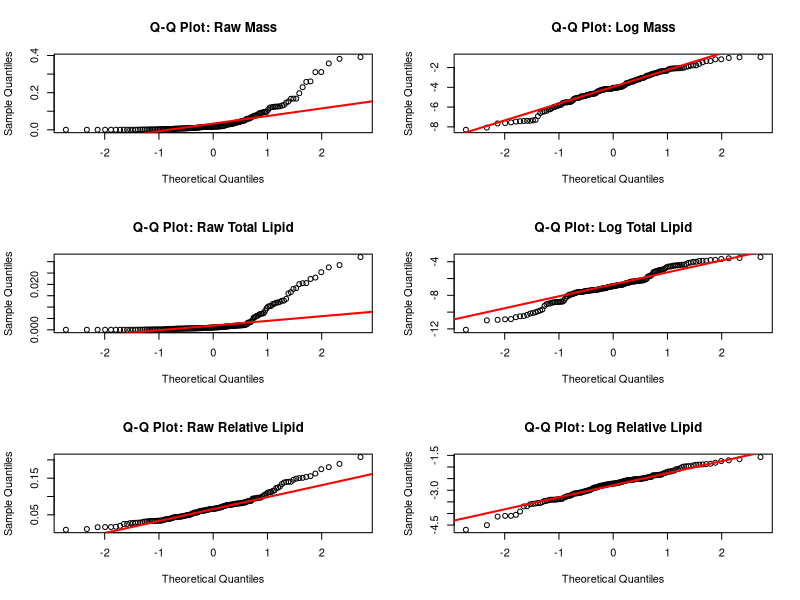
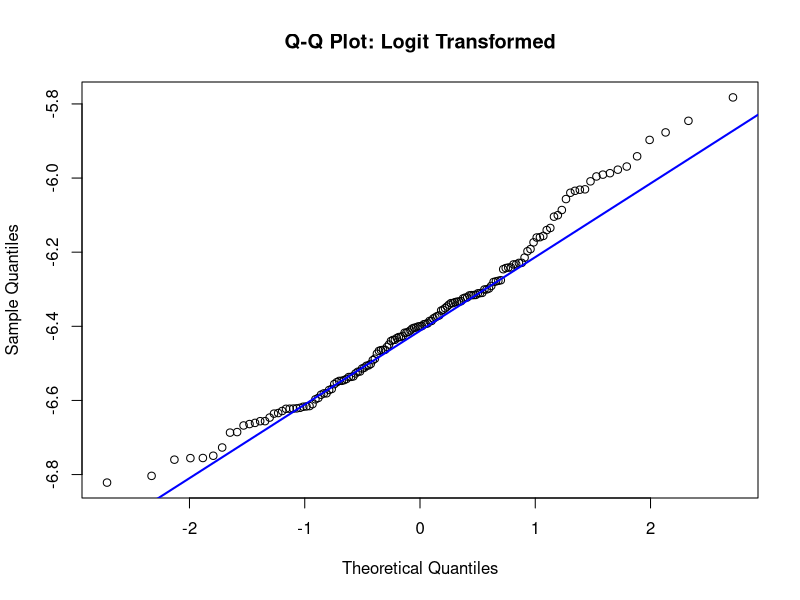

These figures' R source, in order: (Note: this script raises an error after producing the figures.)
# =========================================================
# 1. SETUP
# =========================================================
library(tidyverse)
library(ggpubr)
library(emmeans)
library(ggrepel)
library(ggplot2)

# Load Data
df <- read.csv("FebInsectNutrition.csv", check.names = FALSE)

# =========================================================
# 2. DATA CALCULATION -> Accounting for multiple individuals per sample
# =========================================================
df_clean <- df %>%
  select(Order, Family, Month, Quantity, Size, Sample_ID, Insect_Weight, Dry_Weight, Lipid_Free_Weight) %>%
  filter(!is.na(Order), !is.na(Family), !is.na(Month), 
         !is.na(Insect_Weight), !is.na(Dry_Weight), !is.na(Lipid_Free_Weight)) %>%
  mutate(
    # Format Month order
    Month = factor(Month, levels = c("May", "June", "July", "August", "September")),
    
    # Create Family Label (Preserving your Size Groups for plotting/analysis)
    Size_Label = ifelse(Size == "" | is.na(Size), Family, paste0(Family, " (", Size, ")")),
    Taxon_Group = Size_Label,
    
    # METRICS
    Mass_Ind = Insect_Weight / Quantity,
    Lipid_Total = (Dry_Weight - Lipid_Free_Weight) / Quantity,
    Lipid_Rel_Pct = ((Dry_Weight - Lipid_Free_Weight) / Insect_Weight)
  ) %>%
  # Filter valid data (>0 is required for Log transformation)
  filter(Mass_Ind > 0, Lipid_Total > 0, Lipid_Rel_Pct > 0) %>%
  mutate(
    # --- LOG TRANSFORMATIONS (FOR ALL 3) ---
    Log_Mass = log(Mass_Ind),
    Log_Lipid_Total = log(Lipid_Total),
    Logit_Lipid_Rel = log(Lipid_Rel_Pct)
  )

# =========================================================
# ADD LIFE HISTORY COLUMN
# =========================================================

df_clean <- df_clean %>%
  mutate(
    Life_History = case_when(
      # Slow Life History (Long-lived, high investment)
      Order %in% c("Lepidoptera", "Coleoptera") ~ "Slow",
      
      # Fast Life History (Short-lived, ephemeral)
      Order %in% c("Trichoptera", "Diptera", "Ephemeroptera") ~ "Fast",
      
      # Catch-all for any other orders not listed
      TRUE ~ "Other"
    )
  )

# Check to ensure it worked
print(table(df_clean$Order, df_clean$Life_History))

# =========================================================
# 3. NORMALITY TESTING (Raw vs. Log)
# =========================================================

print("=== SHAPIRO-WILK NORMALITY TESTS ===")

# A. Mass (Size)
print("--- 1. Individual Mass ---")
print(paste("Raw Data p:", format(shapiro.test(df_clean$Mass_Ind)$p.value, digits=3)))
print(paste("Log Data p:", format(shapiro.test(df_clean$Log_Mass)$p.value, digits=3)))

# B. Total Lipid Content
print("--- 2. Total Lipid Content ---")
print(paste("Raw Data p:", format(shapiro.test(df_clean$Lipid_Total)$p.value, digits=3)))
print(paste("Log Data p:", format(shapiro.test(df_clean$Log_Lipid_Total)$p.value, digits=3)))

# C. Relative Lipid Content
print("--- 3. Relative Lipid Content ---")
print(paste("Raw Data p:", format(shapiro.test(df_clean$Lipid_Rel_Pct)$p.value, digits=3)))
print(paste("Log Data p:", format(shapiro.test(df_clean$Logit_Lipid_Rel)$p.value, digits=3)))

##log didn't help, inspecting with qq
# Set up a 3x2 grid to view all plots at once
par(mfrow=c(3,2))

# --- 1. INDIVIDUAL MASS ---
# Raw
qqnorm(df_clean$Mass_Ind, main="Q-Q Plot: Raw Mass")
qqline(df_clean$Mass_Ind, col="red", lwd=2)

# Log
qqnorm(df_clean$Log_Mass, main="Q-Q Plot: Log Mass")
qqline(df_clean$Log_Mass, col="red", lwd=2)

# --- 2. TOTAL LIPID CONTENT ---
# Raw
qqnorm(df_clean$Lipid_Total, main="Q-Q Plot: Raw Total Lipid")
qqline(df_clean$Lipid_Total, col="red", lwd=2)

# Log
qqnorm(df_clean$Log_Lipid_Total, main="Q-Q Plot: Log Total Lipid")
qqline(df_clean$Log_Lipid_Total, col="red", lwd=2)

# --- 3. RELATIVE LIPID CONTENT ---
# Raw
qqnorm(df_clean$Lipid_Rel_Pct, main="Q-Q Plot: Raw Relative Lipid")
qqline(df_clean$Lipid_Rel_Pct, col="red", lwd=2)

# Log
qqnorm(df_clean$Logit_Lipid_Rel, main="Q-Q Plot: Log Relative Lipid")
qqline(df_clean$Logit_Lipid_Rel, col="red", lwd=2)

# Reset plot layout to default
par(mfrow=c(1,1))

###Relative lipid might beneift from logit, or could leave?

# Option B: Logit Transformation
# We add a tiny constant (0.01) to avoid infinite values if you have exact 0% or 100%
df_clean$Logit_Lipid_Rel <- log((df_clean$Lipid_Rel_Pct / 100 + 0.001) / (1 - (df_clean$Lipid_Rel_Pct / 100) + 0.001))

# 2. Run Shapiro-Wilk Tests
print("--- Shapiro-Wilk Results ---")
print(paste("Logit p:  ", format(shapiro.test(df_clean$Logit_Lipid_Rel)$p.value, digits=3)))

# Plot B: Logit
qqnorm(df_clean$Logit_Lipid_Rel, main="Q-Q Plot: Logit Transformed")
qqline(df_clean$Logit_Lipid_Rel, col="blue", lwd=2)


# =========================================================
# ADD Mouth column
# =========================================================
# 1. CREATE THE MOUTH LOOKUP TABLE
# Transcribed exactly from your updated image (image_2dfeff.png)
mouth_data <- tribble(
  ~Family,          ~Mouth_Type,
  "Geometridae",    "yes",
  "Crambidae",      "yes",
  "Noctuidae",      "yes",
  "Lasiocampidae",  "no",
  "Nematocera",     "yes",
  "Carabidae",      "yes",
  "Brachycera",     "yes",
  "Leptoceridae",   "yes",
  "Notodontidae",   "no",
  "Elateridae",     "yes",
  "Erebidae",       "mixed",
  "Pyralidae",      "yes",
  "Microlep",       "yes",
  "Gelechiidae",    "yes",
  "Caenidae",       "no",
  "Hydroptilidae",  "yes",
  "Limnephilidae",  "yes",
  "Heptageniidae",  "no",
  "Ephemeridae",    "no",
  "Cosmopterigidae","yes",
  "Heteroceridae",  "yes",
  "Staphylinidae",  "yes",
  "Tortricidae",    "yes",
  "Silphidae",      "yes",
  "Phryganeidae",   "no",
  "Helicopsychidae", "yes",
)

# =========================================================
# 4. TWO-WAY ANOVA (Order + Month)
# =========================================================
# --- Order Level Models ---
mod_ord_mass  <- lm(Log_Mass ~ Order + Mouth_Type + Month, data = df_clean)
mod_ord_total <- lm(Log_Lipid_Total ~ Order + Mouth_Type + Month, data = df_clean)
mod_ord_rel   <- lm(Logit_Lipid_Rel ~ Order + Mouth_Type + Month, data = df_clean)

# Print Results
print("=== ANOVA RESULTS (Two-Way: Taxonomy + Month) ===")
print("--- 1. Size (Log Mass) ---")
print(anova(mod_ord_mass))

print("--- 2. Total Lipid Content (Log) ---")
print(anova(mod_ord_total))

print("--- 3. Relative Lipid Content (Log) ---")
print(anova(mod_ord_rel))

# --- B. Create Filtered Data (Remove Singletons so we can run anova on families) ---
counts <- df_clean %>%
  group_by(Taxon_Group) %>%
  tally()

valid_groups <- counts %>%
  filter(n >= 2) %>%
  pull(Taxon_Group)

# Create the specific dataset for Family Analysis
df_fam_valid <- df_clean %>%
  filter(Taxon_Group %in% valid_groups)

#Check to see how many families were retained
print(paste("Original Families:", nrow(counts)))
print(paste("Valid Families (N>=2):", length(valid_groups)))

# --- C. Family Level Models (Run on FILTERED Data) ---
# Note: We name these '_valid' so they match your post-hoc code later
mod_fam_mass_valid  <- lm(Log_Mass ~  Mouth_Type + Taxon_Group + Month, data = df_fam_valid)
mod_fam_total_valid <- lm(Log_Lipid_Total ~ Mouth_Type + Taxon_Group + Month, data = df_fam_valid)
mod_fam_rel_valid   <- lm(Logit_Lipid_Rel ~ Mouth_Type + Taxon_Group + Month, data = df_fam_valid)

print("=== ANOVA RESULTS (Family Level: Valid N > 1) ===")
print("--- 2. Family Level ---")
print(anova(mod_fam_mass_valid))
print(anova(mod_fam_total_valid))
print(anova(mod_fam_rel_valid))
summary(mod_fam_mass_valid)

# =========================================================
# 5. SCIENTIFIC PLOTTING (Boxplots)
# =========================================================

# We use the RAW data for the axes, but apply 'scale_y_log10'

create_boxplot <- function(data, x_var, y_var, fill_var, title_text, y_label) {
  ggplot(data, aes(x = .data[[x_var]], y = .data[[y_var]], color = .data[[fill_var]])) +
    geom_boxplot(outlier.shape = NA, width = 0.6) +
    geom_jitter(width = 0.2, alpha = 0.5, size = 1.5) +
    coord_flip() +
    scale_y_log10() + 
    theme_bw() +
    theme(legend.position = "none",
          axis.text.y = element_text(face = "bold")) +
    labs(title = title_text, y = y_label, x = "")
}

# 1. Mass (Size)
p_ord_mass <- create_boxplot_clean(
  data = df_clean, 
  x_var = "Order", 
  y_var = "Mass_Ind", 
  fill_var = "Order",
  title_text = "Order: Individual Size", 
  y_label = "Mass (g) - Log Scale",
  model = mod_ord_mass
)

# 2. Total Lipid
p_ord_total <- create_boxplot_clean(
  data = df_clean, 
  x_var = "Order", 
  y_var = "Lipid_Total", 
  fill_var = "Order",
  title_text = "Order: Total Lipid Content", 
  y_label = "Total Lipid (g) - Log Scale",
  model = mod_ord_total
)

# 3. Relative Lipid
p_ord_rel <- create_boxplot_clean(
  data = df_clean, 
  x_var = "Order", 
  y_var = "Lipid_Rel_Pct", 
  fill_var = "Order",
  title_text = "Order: Relative Lipid Content", 
  y_label = "Relative Lipid (Proportion) - Log Scale",
  model = mod_ord_rel
)

# Print
print(p_ord_mass)
print(p_ord_total)
print(p_ord_rel)

# --- Family Level Plots Unordered, better for comparisions between groups---
p_fam_mass <- create_boxplot(df_clean, "Sample_ID", "Mass_Ind", "Order", 
                             "Family: Individual Size", "Mass (g) - Log Scale") + 
  facet_grid(Order ~ ., scales = "free_y", space = "free_y")

p_fam_total <- create_boxplot(df_clean, "Sample_ID", "Lipid_Total", "Order", 
                              "Family: Total Lipid Content", "Total Lipid (g) - Log Scale") + 
  facet_grid(Order ~ ., scales = "free_y", space = "free_y")

p_fam_rel <- create_boxplot(df_clean, "Sample_ID", "Lipid_Rel_Pct", "Order", 
                            "Family: Relative Lipid Content", "Relative Lipid (Proportion) - Log Scale") + 
  facet_grid(Order ~ ., scales = "free_y", space = "free_y")

print(p_fam_mass)
print(p_fam_total)
print(p_fam_rel)

# =========================================================
# 6. POST-HOC COMPARISONS (Pairwise Tukey Tests)
# =========================================================

# --- Helper Function: Show ALL Pairs ---
print_all_contrasts <- function(model, factor_name, metric_label) {
  cat(paste0("\n>>> PAIRWISE COMPARISONS (ALL): ", metric_label, " <<<\n"))
  
  emm <- emmeans(model, specs = factor_name)
  
  # We use dplyr::select to prevent conflicts with other packages
  res <- as.data.frame(pairs(emm, adjust = "tukey")) %>%
    mutate(
      estimate = round(estimate, 3),
      p.value  = format.pval(p.value, digits = 3)
    ) %>%
    dplyr::select(contrast, estimate, p.value)
  
  print(res)
  
  cat("------------------------------------------------------\n")
}

# --- Helper Function: Show SIGNIFICANT Pairs Only ---
print_significant_contrasts <- function(model, factor_name, metric_label) {
  cat(paste0("\n>>> PAIRWISE COMPARISONS (SIGNIFICANT): ", metric_label, " <<<\n"))
  
  emm <- emmeans(model, specs = factor_name)
  
  res <- as.data.frame(pairs(emm, adjust = "tukey")) %>%
    filter(p.value < 0.05) %>%
    mutate(
      estimate = round(estimate, 3),
      p.value  = format.pval(p.value, digits = 3)
    ) %>%
    dplyr::select(contrast, estimate, p.value)
  
  if(nrow(res) > 0) {
    print(res)
  } else {
    cat("No significant pairwise differences found.\n")
  }
  cat("------------------------------------------------------\n")
}

# --- A. ORDER LEVEL (Show All Pairs) ---
print("=== 1. ORDER COMPARISONS ===")
print_all_contrasts(mod_ord_mass,  "Order", "Size")
print_all_contrasts(mod_ord_total, "Order", "Total Lipid")
print_all_contrasts(mod_ord_rel,   "Order", "Relative Lipid")

# --- B. FAMILY LEVEL (Show Significant Only) ---
print("=== 2. FAMILY COMPARISONS (Valid N>1) ===")
# Ensure you run this on the VALID family models from Step 5
print_significant_contrasts(mod_fam_mass_valid,  "Taxon_Group", "Size")
print_significant_contrasts(mod_fam_total_valid, "Taxon_Group", "Total Lipid")
print_significant_contrasts(mod_fam_rel_valid,   "Taxon_Group", "Relative Lipid")

# =========================================================
# 1. HELPER: EXTRACT SIGNIFICANT PAIRS
# =========================================================
get_tukey_data <- function(model, x_col) {
  # Get Emmeans
  emm <- emmeans(model, specs = x_col)
  
  # Get significant pairs only
  stats <- as.data.frame(pairs(emm, adjust = "tukey")) %>%
    filter(p.value < 0.05) %>%
    mutate(
      # Simplified Label: Just a "*" for any significant difference
      label = "*",
      # Ensure contrast is character to split it
      contrast = as.character(contrast)
    ) %>%
    separate(contrast, into = c("group1", "group2"), sep = " - ")
  
  return(stats)
}

# =========================================================
# 2. UPDATED PLOTTING FUNCTION (Auto-Stacking)
# =========================================================
create_boxplot_clean <- function(data, x_var, y_var, fill_var, title_text, y_label, model = NULL) {
  
  # 1. Calculate the starting height for brackets
  # We start drawing 10% above the highest data point
  max_val <- max(data[[y_var]], na.rm = TRUE)
  start_y <- max_val * 1.1 
  
  # 2. Base Plot
  p <- ggplot(data, aes(x = .data[[x_var]], y = .data[[y_var]], color = .data[[fill_var]])) +
    geom_boxplot(outlier.shape = NA, width = 0.6) +
    geom_jitter(width = 0.2, alpha = 0.5, size = 1.5) +
    
    # Log Scale
    scale_y_log10() + 
    
    # Theme
    theme_bw() +
    theme(legend.position = "none",
          axis.text.y = element_text(face = "bold", size = 10)) +
    labs(title = title_text, y = y_label, x = "") +
    coord_flip() 
  
  # 3. Add Brackets (If model provided)
  if (!is.null(model)) {
    stat.test <- get_tukey_data(model, x_var)
    
    if (nrow(stat.test) > 0) {
      # We assign the SAME y.position to all brackets initially
      stat.test$y.position <- start_y
      
      # We use 'step.increase' to automatically stack them 
      # 0.1 adds 10% spacing between each bracket
      p <- p + stat_pvalue_manual(
        stat.test, 
        label = "label", 
        y.position = "y.position",
        step.increase = 0.12,    # <--- This fixes the overlapping!
        coord.flip = TRUE,       # Essential for flipped plots
        size = 6,                # Size of the star
        bracket.size = 0.8,
        tip.length = 0.01
      )
      
      # Expand the plot limits so the highest bracket doesn't get cut off
      # We estimate how much space we need based on number of comparisons
      expansion_factor <- 1.1 + (nrow(stat.test) * 0.15)
      p <- p + expand_limits(y = max_val * expansion_factor)
    }
  }
  
  return(p)
}


##Paired family comparisons 
# --- C. Family Level Models (Run on FILTERED Data) ---
# Removing the life_history so we can visual straight forward comparisons 
mod_fam_mass_valid1  <- lm(Log_Mass ~ Taxon_Group + Month, data = df_fam_valid)
mod_fam_total_valid1 <- lm(Log_Lipid_Total ~  Taxon_Group + Month, data = df_fam_valid)
mod_fam_rel_valid1   <- lm(Logit_Lipid_Rel ~ Taxon_Group + Month, data = df_fam_valid)

# Function to create a clean Significance Heatmap
create_significance_heatmap <- function(model, factor_name, title_text) {
  
  # 1. Get Pairwise Comparisons
  emm <- emmeans(model, specs = factor_name)
  pairs_data <- as.data.frame(pairs(emm, adjust = "tukey")) %>%
    separate(contrast, into = c("Group1", "Group2"), sep = " - ") %>%
    mutate(
      p_bin = ifelse(p.value < 0.05, "Significant", "NS"),
      # Create a clean label for the tooltip/plot
      star = ifelse(p.value < 0.001, "***", 
                    ifelse(p.value < 0.01, "**", 
                           ifelse(p.value < 0.05, "*", "")))
    )
  
  # 2. Plot Matrix
  ggplot(pairs_data, aes(x = Group1, y = Group2, fill = p_bin)) +
    geom_tile(color = "white") +
    geom_text(aes(label = star), vjust = 0.7) + # Adds stars to significant squares
    scale_fill_manual(values = c("Significant" = "#FF6B6B", "NS" = "grey90"), 
                      name = "Tukey P-Value") +
    theme_minimal() +
    theme(
      axis.text.x = element_text(angle = 45, hjust = 1, size = 8),
      axis.text.y = element_text(size = 8),
      panel.grid = element_blank()
    ) +
    labs(title = title_text, x = "", y = "") +
    coord_fixed()
}

# Generate Heatmaps for your Valid Family Models
p_matrix_mass <- create_significance_heatmap(mod_fam_mass_valid1, "Taxon_Group", "Mass Significance Matrix")
p_matrix_total <- create_significance_heatmap(mod_fam_total_valid1, "Taxon_Group", "Total Lipid Significance Matrix")
p_matrix_rel <- create_significance_heatmap(mod_fam_rel_valid1, "Taxon_Group", "Relative Lipid Content: Significance Matrix")

print(p_matrix_mass)
print(p_matrix_total)
print(p_matrix_rel)


# =========================================================
# Biplot
# =========================================================

# 1. PREPARE THE DATA 
df_tradeoff <- df_clean %>%
  # Add Life_History to the grouping so it stays in the summary
  group_by(Order, Taxon_Group, Life_History) %>%
  summarise(
    Mean_Mass = mean(Mass_Ind, na.rm = TRUE),
    Mean_Quality = mean(Lipid_Rel_Pct, na.rm = TRUE),
    Count = n(),
    .groups = "drop"
  ) %>%
  filter(Count >= 2)

# 2. GENERATE THE PLOT
plot_tradeoff_circles <- ggplot(df_tradeoff, aes(x = Mean_Mass, y = Mean_Quality, color = Order)) +
  
  # A. The Grouping Circles (Ellipses)
  # We use 'stat_ellipse' to draw a circle around the Life History groups
  # alpha = 0.1 makes the fill very faint so it doesn't hide the points

  
  # B. The Points
  geom_point(size = 4, alpha = 0.9) +
  
  # C. The Labels
  geom_text_repel(aes(label = Taxon_Group), 
                  size = 3, 
                  box.padding = 0.5, 
                  max.overlaps = 30,
                  show.legend = FALSE) +
  
  # D. Scales & Colors
  scale_x_log10() + 
  
  # E. Reference Line
  geom_hline(yintercept = mean(df_clean$Lipid_Rel_Pct, na.rm=TRUE), 
             linetype = "dashed", color = "grey50") +
  
  # F. Formatting
  theme_bw() +
  labs(
    title = "The Trade-off: Quantity vs. Quality (Grouped by Life History)",
    x = "Quantity: Individual Mass (g) [Log Scale]",
    y = "Quality: Relative Lipid Content (Proportion)",
    fill = "Life History",
    linetype = "Life History"
  ) +
  theme(
    legend.position = "bottom",
    axis.title = element_text(face = "bold"),
    plot.title = element_text(face = "bold")
  )

# Print
print(plot_tradeoff_circles)

#####Size driver

# 1. RUN THE LINEAR MODEL
# We use the Log-Log version because biological scaling is almost always power-law.
mod_allometry <- lm(Log_Lipid_Total ~ Log_Mass, data = df_clean)

print("=== MODEL SUMMARY: DOES SIZE PREDICT FAT? ===")
summary(mod_allometry)

# 2. VISUALIZE THE RELATIONSHIP
ggplot(df_clean, aes(x = Log_Mass, y = Log_Lipid_Total)) +
  
  # A. The Points (Colored by Order to see if groups differ)
  geom_point(aes(color = Order), alpha = 0.6, size = 2) +
  
  # B. The Regression Line (The "Slope")
  geom_smooth(method = "lm", color = "black", linetype = "dashed") +
  
  # C. Identity Line (Slope = 1) for comparison
  # If the black dashed line is steeper than this gray line, big bugs are "fatter."
  geom_abline(slope = 1, intercept = coef(mod_allometry)[1], color = "grey", linetype = "dotted") +
  
  theme_bw() +
  labs(
    title = "Allometry of Fat Storage",
    subtitle = "Black Line = Actual Trend. Dotted Grey = 1:1 Scaling (Isometric).",
    x = "Insect Size (Log Mass)",
    y = "Total Lipid Content (Log Mass)",
    color = "Order"
  )



##Mass predicting relative lipid


library(tidyverse)
library(scales) # For percentage labels

# 1. RUN THE LINEAR MODEL
# We use Log_Weight (Size) to predict Lipid_Rel_Pct (Quality).
# If the slope is positive, big bugs are better. If negative, big bugs are worse.
mod_tradeoff <- lm(Logit_Lipid_Rel ~ Log_Mass, data = df_clean)

print("=== MODEL SUMMARY: DOES MASS PREDICT QUALITY? ===")
summary(mod_tradeoff)

# 2. VISUALIZE THE RELATIONSHIP
ggplot(df_clean, aes(x = Log_Mass, y = Logit_Lipid_Rel)) +
  
  # A. The Points (Colored by Order to spot group differences)
  geom_point(aes(color = Order), alpha = 0.6, size = 2) +
  
  # B. The Regression Line (The "Slope")
  geom_smooth(method = "lm", color = "black", linetype = "dashed") +
  
  # C. Scales & Formatting
  scale_y_continuous(labels = scales::percent) + # Show Y-axis as 5%, 10%
  
  theme_bw() +
  labs(
    title = "Quality-Quantity Trade-off",
    subtitle = "Does being larger (Mass) mean being fattier (Relative Lipid)?",
    x = "Insect Size (Log Mass)",
    y = "Nutritional Quality (Relative Lipid %)",
    color = "Order"
  )












#####Old code below

#add mouth part
library(tidyverse)

# 1. CREATE THE MOUTH LOOKUP TABLE
# Transcribed exactly from your updated image (image_2dfeff.png)
mouth_data <- tribble(
  ~Family,          ~Mouth_Type,
  "Geometridae",    "yes",
  "Crambidae",      "yes",
  "Noctuidae",      "yes",
  "Lasiocampidae",  "no",
  "Nematocera",     "yes",
  "Carabidae",      "yes",
  "Brachycera",     "yes",
  "Leptoceridae",   "yes",
  "Notodontidae",   "no",
  "Elateridae",     "yes",
  "Erebidae",       "mixed",
  "Pyralidae",      "yes",
  "Microlep",       "yes",
  "Gelechiidae",    "yes",
  "Caenidae",       "no",
  "Hydroptilidae",  "yes",
  "Limnephilidae",  "yes",
  "Heptageniidae",  "no",
  "Ephemeridae",    "no",
  "Cosmopterigidae","yes",
  "Heteroceridae",  "yes",
  "Staphylinidae",  "yes",
  "Tortricidae",    "yes",
  "Silphidae",      "yes",
  "Phryganeidae",   "no",
  "Helicopsychidae", "yes",
)

# 2. STANDARDIZE THE LABELS
# We map the raw "yes/no/mixed" to scientific terms.
mouth_data <- mouth_data %>%
  mutate(
    Feeding_Strategy = case_when(
      Mouth_Type == "no"    ~ "Capital (Non-Feeding)",
      Mouth_Type == "yes"   ~ "Income (Feeding)",
      Mouth_Type == "mixed" ~ "Mixed/Variable",
      TRUE ~ "Unknown"
    )
  )

# 3. MERGE WITH YOUR MAIN DATA
# We overwrite df_clean with the new version containing the 'Feeding_Strategy' column
df_clean <- df_clean %>%
  # Remove the old Feeding_Strategy column if it exists to avoid duplicates
  select(-any_of(c("Mouth_Type", "Feeding_Strategy"))) %>%
  left_join(mouth_data, by = "Family")

# Check for any families that didn't match (returns 0 rows if perfect)
print("=== FAMILIES MISSING MOUTH DATA ===")
print(df_clean %>% filter(is.na(Feeding_Strategy)) %>% distinct(Family))

# 4. RUN THE STATISTICAL TEST
# Does this biological trait predict fat content better than random chance?
mod_mouth <- lm(Logit_Lipid_Rel ~ Feeding_Strategy +Taxon_Group, data = df_clean)

print("=== ANOVA: FEEDING STRATEGY VS. FAT CONTENT ===")
print(anova(mod_mouth))
summary(mod_mouth)

# 5. VISUALIZE THE RESULTS
ggplot(df_clean %>% filter(!is.na(Feeding_Strategy)), 
       aes(x = Feeding_Strategy, y = Lipid_Rel_Pct, fill = Feeding_Strategy)) +
  geom_boxplot(alpha = 0.6, outlier.shape = NA) +
  geom_jitter(width = 0.2, alpha = 0.4) +
  scale_y_continuous(labels = scales::percent) +
  scale_fill_manual(values = c("Capital (Non-Feeding)" = "#E69F00", 
                               "Income (Feeding)" = "#56B4E9",
                               "Mixed/Variable" = "grey70")) +
  theme_bw() +
  labs(
    title = "Does having a mouth predict fat content?",
    subtitle = "Comparison of Capital vs. Income vs. Mixed strategies",
    x = "Feeding Strategy",
    y = "Relative Lipid Content (%)"
  ) +
  theme(legend.position = "none")


####Mouth parts biplot
library(dplyr)

df_tradeoff <- df_clean %>%
  # Group by Family (so we get one dot per family)
  # But also include Order and Mouthparts so those columns stay in the result
  group_by(Family, Order, Mouth_Type) %>% 
  summarize(
    Mean_Mass = mean(Mass_Ind, na.rm = TRUE),
    Mean_Quality = mean(Lipid_Rel_Pct, na.rm = TRUE),
    Taxon_Group = first(Family), # Change label to Family name
    .groups = "drop"
  )

# Check the result: You should see many more rows now (one for each Family)
head(df_tradeoff)

plot_tradeoff_mouthparts <- ggplot(df_tradeoff, aes(x = Mean_Mass, y = Mean_Quality, color = Order)) +
  
  # A. The Grouping Circles (Ellipses)
  # We use 'Mouthparts' for the groups
  stat_ellipse(aes(group = Mouth_Type, fill = Mouth_Type), 
               geom = "polygon", alpha = 0.1, show.legend = TRUE) +
  
  # A2. Outlines for the circles
  stat_ellipse(aes(group = Mouth_Type, linetype = Mouth_Type), 
               geom = "path", color = "grey40", alpha = 0.6) +
  
  # B. The Points (Now representing Families)
  geom_point(size = 3, alpha = 0.8) +
  
  # C. The Labels (Family Names)
  geom_text_repel(aes(label = Taxon_Group), 
                  size = 3, 
                  box.padding = 0.4, 
                  max.overlaps = 20,
                  show.legend = FALSE) +
  
  # D. Scales & Colors
  scale_x_log10() + 
  
  # Colors for Mouthparts (Make sure these match your data: "Yes", "No", "Mixed")
  scale_fill_manual(values = c("yes" = "forestgreen", 
                               "no" = "firebrick", 
                               "mixed" = "orange")) +
  
  # E. Reference Line (Global Average)
  geom_hline(yintercept = mean(df_clean$Lipid_Rel_Pct, na.rm=TRUE), 
             linetype = "dashed", color = "grey50") +
  
  # F. Formatting
  theme_bw() +
  labs(
    title = "The Trade-off: Quantity vs. Quality (Family Averages)",
    subtitle = "Points = Families. Ellipses = Functional Mouthparts.",
    x = "Quantity: Individual Mass (g) [Log Scale]",
    y = "Quality: Relative Lipid Content (Proportion)",
    fill = "Mouthparts",
    linetype = "Mouthparts"
  ) +
  theme(
    legend.position = "bottom",
    axis.title = element_text(face = "bold"),
    plot.title = element_text(face = "bold")
  )

# Print
print(plot_tradeoff_mouthparts)

library(tidyverse)

# 1. FORCE CORRECT MONTH ORDER
# R defaults to alphabetical (April, August...), so we manually fix the levels.
df_clean <- df_clean %>%
  mutate(
    Month = factor(Month, levels = c("May", "June", "July", "August", "September"))
  ) %>%
  # Filter out any rows with missing months
  filter(!is.na(Month))

# 2. GENERATE THE PLOT
ggplot(df_clean, aes(x = Month, y = Lipid_Rel_Pct)) +
  
  # A. The Boxplot (Shows the spread/variance each month)
  geom_boxplot(aes(fill = Month), alpha = 0.6, outlier.shape = NA) +
  
  # B. The Raw Points (To see sample size)
  geom_jitter(width = 0.2, alpha = 0.4, size = 1.5) +
  
  # C. The Trend Line (Connecting the Means)
  # This helps answer "Does it increase?" by drawing a line through the average of each month.
  stat_summary(fun = mean, geom = "point", shape = 18, size = 4, color = "black") +
  stat_summary(fun = mean, geom = "line", aes(group = 1), color = "black", size = 1, linetype = "dashed") +
  
  # D. Scales & Labels
  scale_y_continuous(labels = scales::percent) +
  scale_fill_brewer(palette = "YlOrRd") + # "Yellow-Orange-Red" palette looks like summer/autumn
  
  theme_bw() +
  labs(
    title = "Seasonal Trend: Does Fat Content Increase?",
    subtitle = "Diamonds/Dashed Line = Monthly Mean. Boxplots = Distribution.",
    x = "Month",
    y = "Relative Lipid Content (%)"
  ) +
  theme(legend.position = "none")

# 3. STATISTICAL CHECK
# We convert Month to a number (1, 2, 3...) to test for a linear trend (Slope).
mod_season <- lm(Logit_Lipid_Rel ~ as.numeric(Month), data = df_clean)

print("=== DOES MONTH PREDICT FAT? (Linear Trend) ===")
summary(mod_season)
